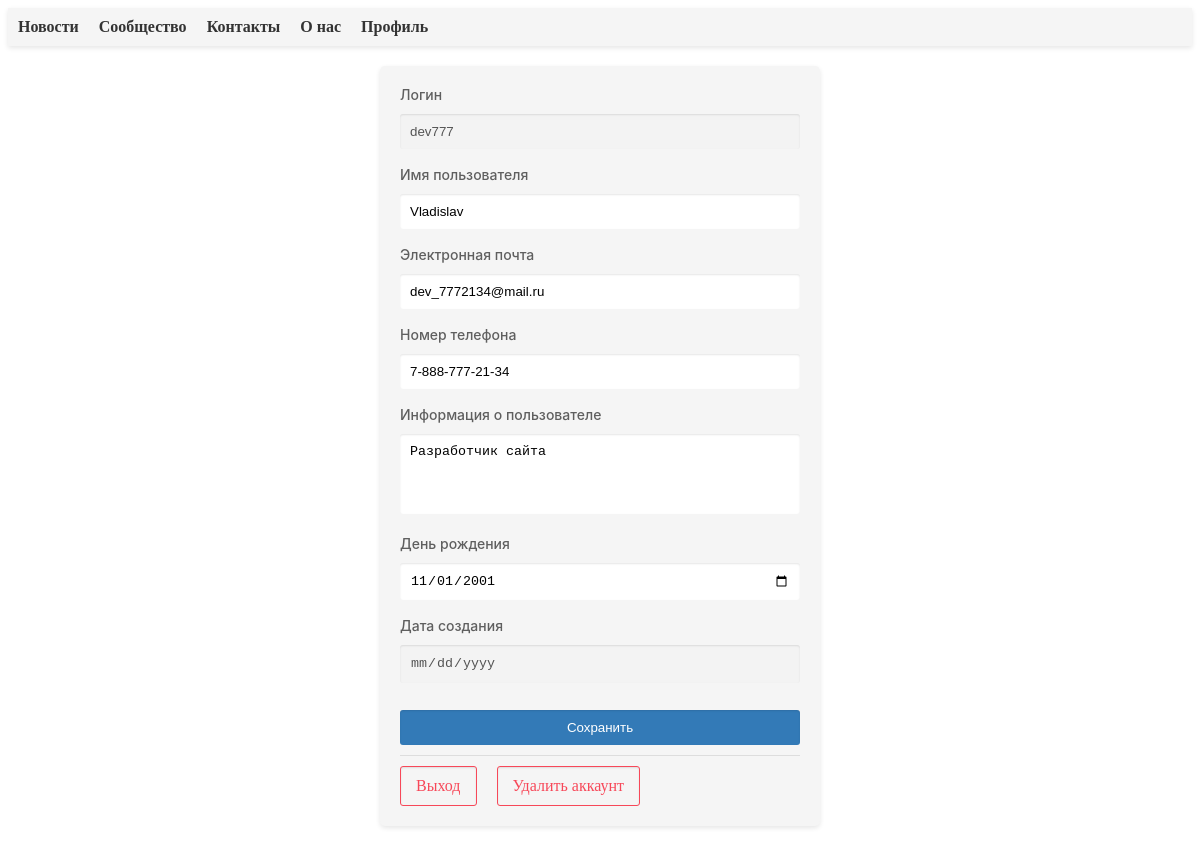
The app's page /profile (signed in) with its own data.
### app.py (models this page shows)
class Auth(Base):
    __tablename__ = 'authorized_users'
    id = Column(Integer, primary_key=True)
    login = Column(String(32), nullable=False, unique=True)
    password = Column(String(32), nullable=False)
    user_name = Column(String(32), nullable=False)
    user_about = Column(String)
    user_birthdate = Column(String)
    date_creation = Column(String)
    user_phone = Column(String)
    user_email = Column(String)

### app.py (the view)
@app.route("/profile", methods=['GET', 'POST'])
@login_required
def profile_page():
    user_metadata = session.query(Auth).filter_by(
        id=current_user.get_id()).first()
    if request.method == 'POST':
        user_metadata.user_name = request.form['user_name']
        user_metadata.user_email = request.form['user_e_mail']
        user_metadata.user_phone = request.form['user_phone']
        user_metadata.user_about = request.form['user_about']
        user_metadata.user_birthdate = request.form['user_birthdate']
    return render_template("profile_page.html", profile=user_metadata)

### app.py (called while the page is built)
@login_manager.user_loader
def load_user(user_id):
    return UserLogin().fromDB(user_id)

    def fromDB(self, user_id):
        self.__user = session.query(Auth).filter_by(id=user_id)
        self.__id = user_id
        return self

    def get_id(self):
        return self.__id

### templates/profile_page.html (shortened to what this page needs)
{% extends "base.html" %}
{% block style %}
<link rel="stylesheet" href="{{url_for('static', filename='css/input_style.css')}}">
<link rel="stylesheet" href="{{url_for('static', filename='css/text_area_style.css')}}">
{% endblock %}
{% block content %}
<form action="{{url_for('profile_page')}}" method="post">
    <div>
        <label for="user_login">Логин</label>
        <input type="text" name="user_login" value="{{profile.login}}" disabled required>
    </div>
    <div>
        <label for="user_name">Имя пользователя</label>
        <input type="text" name="user_name" value="{{profile.user_name}}" minlength="5" maxlength="32" required>
    </div>
    <div>
        <label for="user_e_mail">Электронная почта</label>
        <input type="email" name="user_e_mail" value="{% if profile.user_email != None %}{{profile.user_email}}{% endif %}" placeholder="user@example.com">
    </div>
    <div>
        <label for="user_phone">Номер телефона</label>
        <input type="tel" name="user_phone" pattern="[7]{1}-[0-9]{3}-[0-9]{3}-[0-9]{2}-[0-9]{2}" value="{% if profile.user_phone != None %}{{profile.user_phone}}{% endif %}" placeholder="7-XXX-XXX-XX-X">
    </div>
    <div>
        <label for="user_about">Информация о пользователе</label>
        <textarea type="textarea" name="user_about" placeholder="Не указано" rows="4" maxlength="256">{% if profile.user_about %}{{profile.user_about}}{% endif %}</textarea>
    </div>
    <div>
        <label for="user_birthdate">День рождения</label>
        <input type="date" name="user_birthdate" value="{{profile.user_birthdate}}" placeholder="Не указано">
    </div>
    <div>
        <label for="date_creation">Дата создания</label>
        <input type="date" name="date_creation" value="{{profile.date_creation}}" placeholder="Не указано" disabled>
    </div>
        <input type="submit" value="Сохранить">
    <hr>
    <btn>
        <a href="/logout" class="button">Выход</a>
        <a href="/delet" class="button">Удалить аккаунт</a>
    </btn>
</form>
{% endblock %}

### static/css/main.css (style rules this page uses)
form { width: 400px; margin: 20px auto; background-color: #f5f5f5; padding: 20px; border-radius: 5px; box-shadow: 0 2px 5px rgba(0, 0, 0, 0.1); }

### static/css/input_style.css (style rules this page uses)
input[type="text"], input[type="password"], input[type="submit"], input[type="email"], input[type="tel"], input[type="date"] { width: -webkit-fill-available; padding: 10px; margin-bottom: 10px; border: none; border-radius: 3px; box-shadow: inset 0 1px 2px rgba(0, 0, 0, 0.1); }
input[type="submit"] { background-color: #337ab7; color: #fff; cursor: pointer; }
a { color: #337ab7; text-decoration: none; }
hr { margin: 5px 0; border: none; border-top: 1px solid #ddd; }
label { font-family: -apple-system, BlinkMacSystemFont, "Segoe UI", Roboto, Oxygen, Ubuntu, Cantarell, "Open Sans", "Helvetica Neue", sans-serif; text-shadow: none; font-weight: 500; font-size: 14px; color: #5f5f5f; text-decoration: none; }

### static/css/text_area_style.css (style rules this page uses)
textarea { width: -webkit-fill-available; padding: 10px; margin-bottom: 10px; border: none; border-radius: 3px; box-shadow: inset 0 1px 2px rgba(0, 0, 0, 0.1); resize: none; }

### templates/profile_page.html (style rules this page uses)
div { margin-bottom: 7px }
btn { display: flex; justify-content: flex-start; }
.button { padding: 10px 15px; color: #f74859; border: 1px solid #f74859; border-radius: 3px; background-color: #f5f5f5; box-shadow: inset 0 1px 2px rgba(0, 0, 0, 0.1); margin-right: 20px; text-decoration: none; text-align: center; cursor: pointer; }
input, textarea { margin-top: 10px; }
hr { margin: 0; margin-bottom: 10px; }

### records on screen
Auth: user_login "dev777", user_name "Vladislav", user_e_mail "dev_7772134@mail.ru", user_phone "7-888-777-21-34", user_about "Разработчик сайта", user_birthdate "11/01/2001"
